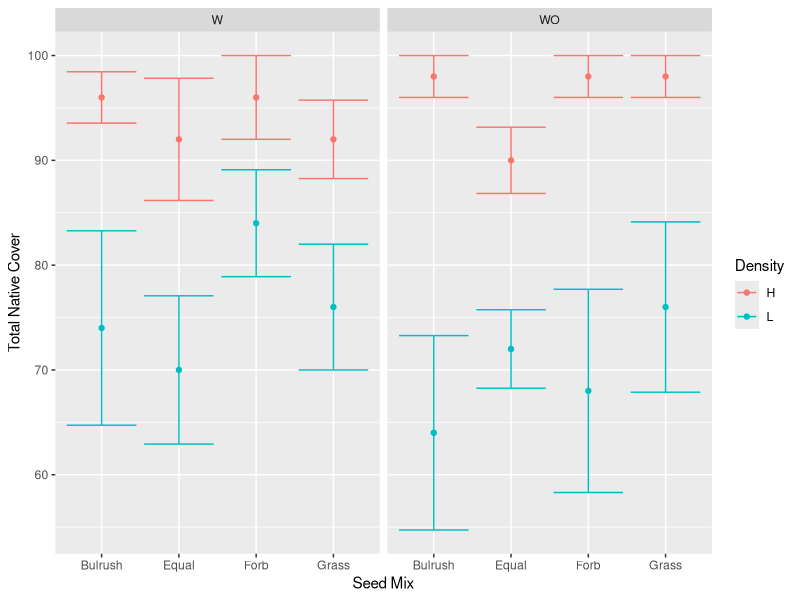
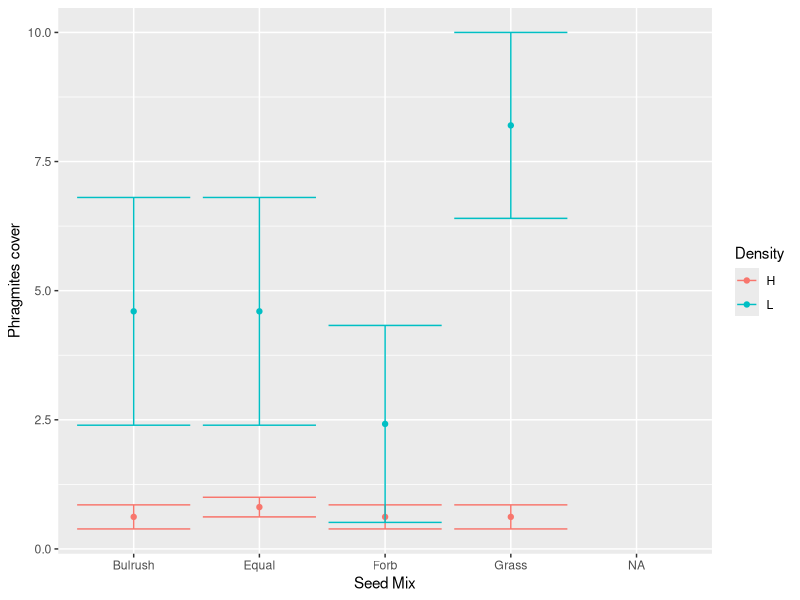
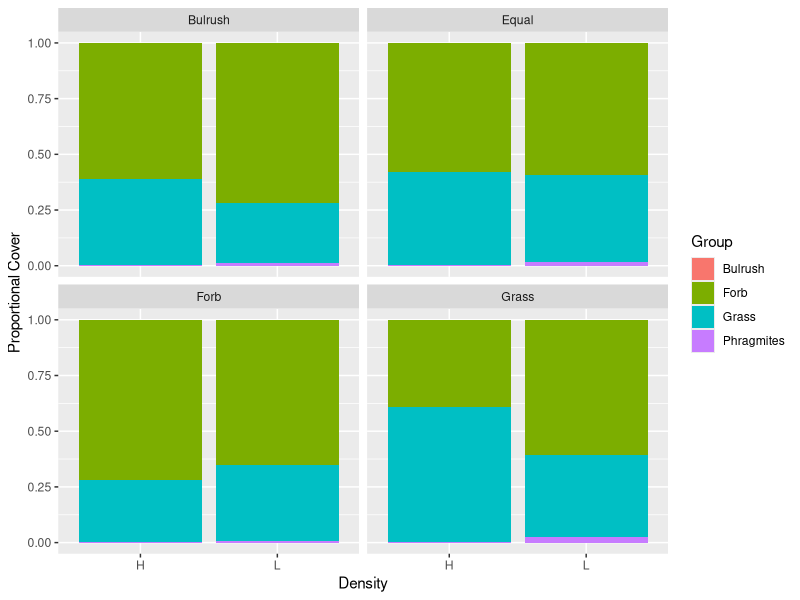
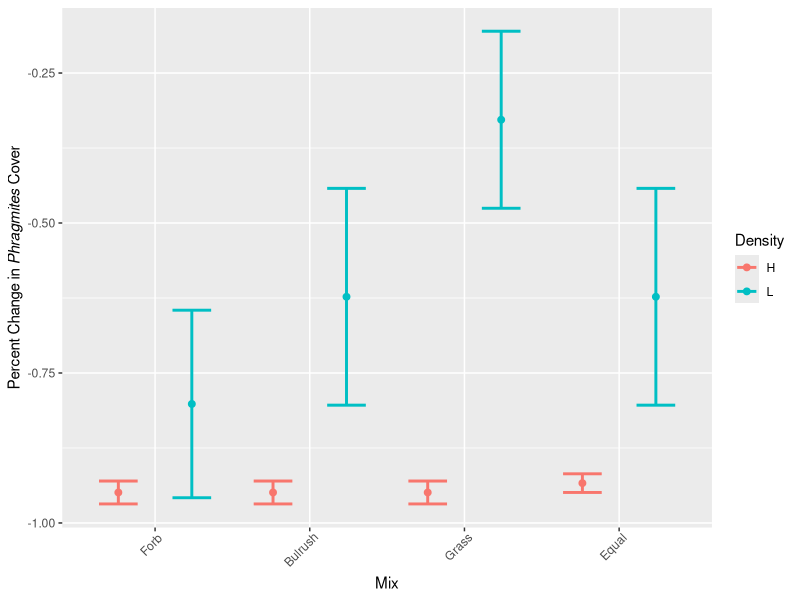
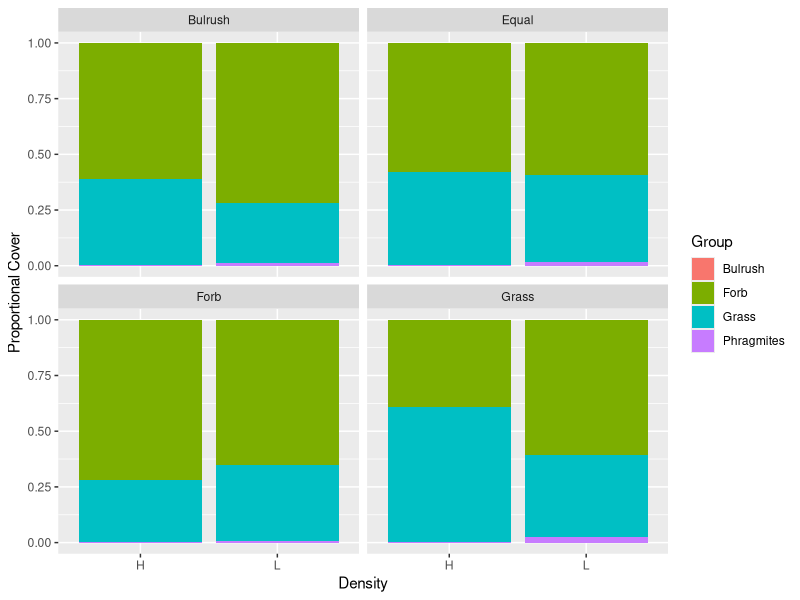
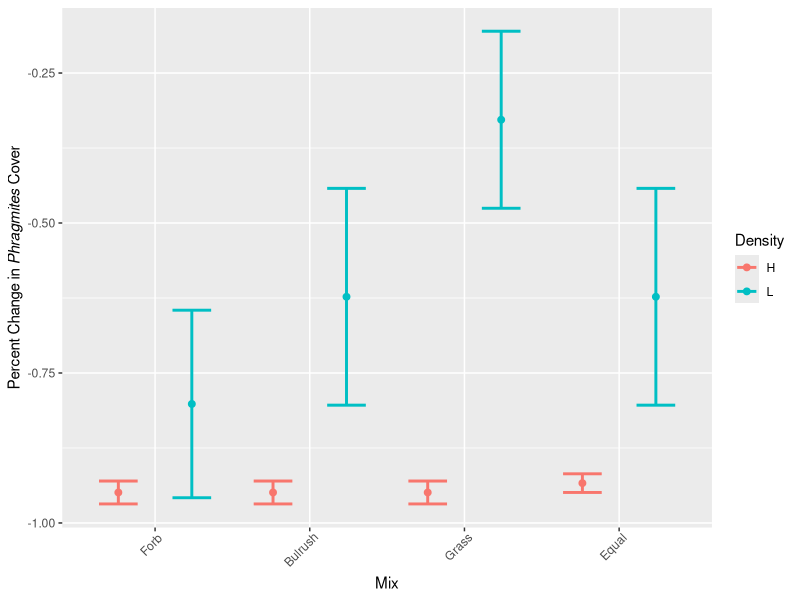

Generate these figures, in order, with R:
##Notes for improving graphs in the future:
#Karin wants them in the order: grass - bulriush - forb - equal
#I need graphs of the raw data over time
#Include species in the stacked bar charts - Jes has code for this - might be interesting if there's a pattern in the forbs

#Cleaning####
gh <- read.csv("gh23.csv")
gh <- gh[1:17]

library(tidyverse)
library(viridis)

gh_final <- gh %>%
  filter(gh$Date == "3/1/23") 



gh_final$Mix[gh_final$Mix == 1] <- "Forb"
gh_final$Mix[gh_final$Mix == 2] <- "Grass"
gh_final$Mix[gh_final$Mix == 3] <- "Bulrush"
gh_final$Mix[gh_final$Mix == 4] <- "Equal"

gh_final$Density <- as.factor(gh_final$Density)
gh_final$PP <- as.factor(gh_final$PP)
gh_final$Mix <- as.factor(gh_final$Mix)

#Native cover####
gh_final %>%
  select(-Phrag) %>%
  filter(Tub != "PHAU")%>%
  ggplot(aes(x = Mix, y = Total, color = Density)) +
  facet_wrap(~PP) +
  stat_summary(aes(group = interaction(Mix, Density, PP)),
               fun = mean, geom = "point") +
  stat_summary(aes(group = interaction(Mix, Density, PP)),
               fun.data = mean_se, geom = "errorbar") +
  labs(x = "Seed Mix", y = "Total Native Cover")

#Phrag Cover####
gh_final %>% #figure out how to add the phrag control here
  ggplot(aes(x = Mix, y = Phrag, color = Density)) +
  stat_summary(aes(group = interaction(Mix, Density)),
               fun = mean, geom = "point") +
  stat_summary(aes(group = interaction(Mix, Density)),
               fun.data = mean_se, geom = "errorbar") +
  labs(x = "Seed Mix", y = "Phragmites cover")

#Stacked bargraph####
gh_totals <- gh_final %>%
  filter(Tub != "PHAU") %>%
  group_by(Mix, Density, PP) %>%
  summarize(Grass = sum(DISP, MUAS, PUNU),
            Forb = sum(EUOC, EUMA, SOCA),
            Bulrush = sum(SCAM, SCAC, BOMA),
            Phragmites = Phrag)

gh_tw <- gh_totals %>%
  tidyr::pivot_longer(
    cols = 4:7,
    names_to = "group",
    values_to = "cover"
  )

gh_tw %>%
  filter(PP != "WO") %>%
  ggplot(aes(fill = group, y = cover, x = Density)) +
    geom_bar(position = "fill", stat = "identity") +
  labs(x = "Density", y = "Proportional Cover", fill = "Group")+
  facet_wrap(~Mix) 

ggsave("Stacked_Bargraph.jpeg")

#Reduction graph####

#I averaged across all the treatments/controls first because this was fully randomized - no blocks

#get the treatment PHAU values
b <- gh_final %>%
  filter(PP == "W") %>%
  select(Tub, Mix, Density, PP, Replicate, Phrag)

#get the control values
final.matrix <- gh_final %>% 
  filter(Tub == "PHAU") %>%
  select(Tub, Replicate, Total)

c <- mean(final.matrix$Total)

#calculate the percent cover across all 
final.df <- b %>%
  mutate(P.Cover.Red = (Phrag - c)/c)

#graph
final.df %>%
  mutate(Mix = factor(Mix,
                        levels = c("Forb", "Bulrush", "Grass", "Equal"))) %>% 
  ggplot(aes(x = Mix, y = P.Cover.Red, color = Density), size = 2) +
  stat_summary(aes(group = Density),
               size = 2,
               fun = mean, geom = "point", 
               position = position_dodge(0.95)) +
  stat_summary(aes(group = Density, width = .5),
               size = 1,
               fun.data = mean_se, geom = "errorbar",
               position = position_dodge(0.95)) +
  theme(axis.text.x = element_text(angle = 45, hjust = 0.9), 
        axis.title.y = ggtext::element_markdown()) +
  labs(y = "Percent Change in *Phragmites* Cover", x = "Mix")

ggsave("Reduction_graph_23.jpeg")
